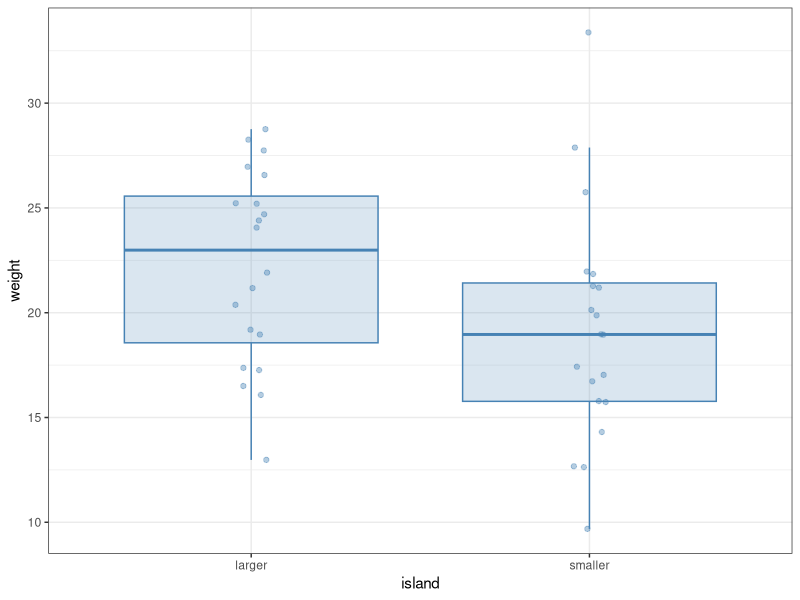
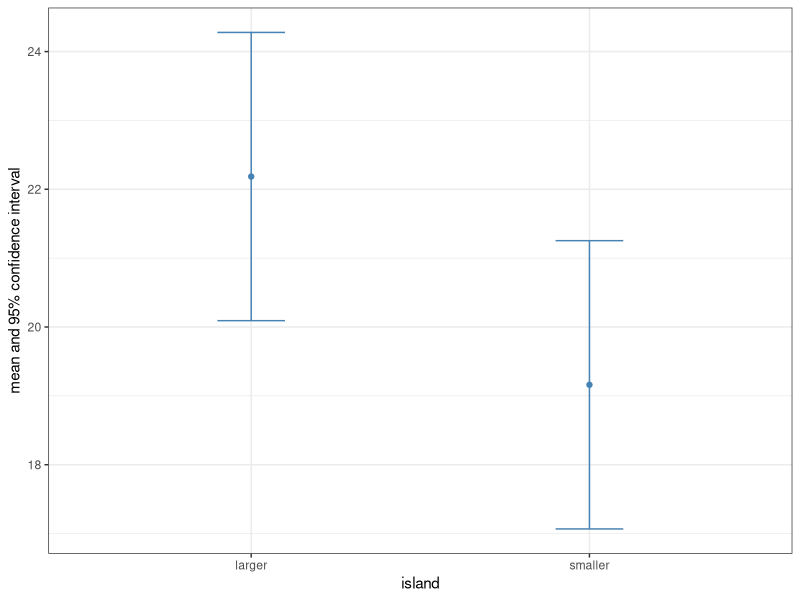
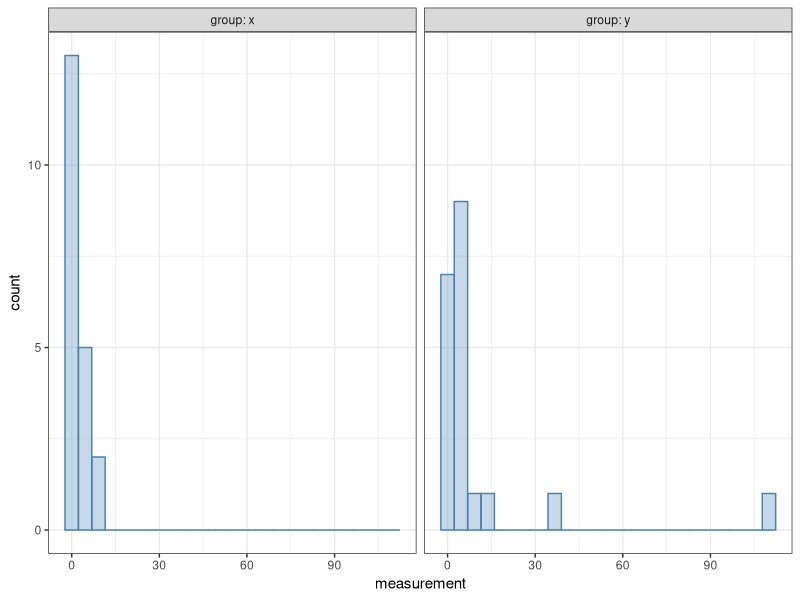

Write R code to recreate these figures, in order. (Note: this script raises an error after producing the figures.)
## ---- chunk 1
#| message: false
library(tidyverse)

bird <- read_csv("fictive_bird_example.csv")
print(bird, n = Inf)
## ---- chunk 2
ggplot(bird) +
  aes(x = island, y = weight) +
  geom_boxplot(colour = "steelblue", fill = "steelblue",
               alpha = 0.2, outlier.shape = NA) +
  geom_jitter(alpha = 0.4, width = 0.05, colour = "steelblue") +
  theme_bw()
## ---- chunk 3
bird |>
  group_by(island) |>
  summarise(mean = mean(weight), median = median(weight))
## ---- chunk 4
bird |>
  group_by(island) |>
  summarise(mean = mean(weight), # Means of the two groups
            sd = sd(weight), # Standard deviations
            N = n(), # Sample sizes
            SEM = sd / sqrt(N), # Standard errors of the means
            CI = qt(1 - 0.025, N - 1)) |> # Confidence intervals
  ungroup() |> # Ungroup the data (not necessary here, but a good habit)
  ggplot(aes(x = island, y = mean, ymin = mean - CI, ymax = mean + CI)) +
  geom_point(colour = "steelblue") +
  geom_errorbar(colour = "steelblue", width = 0.2) +
  ylab("mean and 95% confidence interval") +
  theme_bw()
## ---- chunk 5
wilcox.test(weight ~ island, data = bird)
## ---- chunk 6
wilcox.test(weight ~ island, data = bird, conf.int = TRUE)
## ---- chunk 7
wilcox.test(weight ~ island, data = bird, conf.int = TRUE, conf.level = 0.99)
## ---- chunk 8
t.test(weight ~ island, data = bird)
## ---- chunk 9
t.test(weight ~ island, data = bird, conf.level = 0.99)
## ---- chunk 10
#| message: false
example <- read_csv("t_wilcox_example.csv")

ggplot(example, aes(x = measurement)) +
  geom_histogram(bins = 25, alpha = 0.3,
                 colour = "steelblue", fill = "steelblue") +
  facet_wrap(~ group, labeller = label_both) +
  theme_bw()
## ---- chunk 11
t.test(measurement ~ group, data = example)
## ---- chunk 12
wilcox.test(measurement ~ group, data = example, conf.int = TRUE)
## ---- chunk 13
#| error: true
bird |>
  wilcox.test(weight ~ island, conf.int = TRUE)
## ---- chunk 14
bird |>
  wilcox.test(weight ~ island, data = _, conf.int = TRUE)
## ---- chunk 15
bird |>
  wilcox.test(weight ~ island, data = _, conf.int = TRUE)
## ---- chunk 16
bird %>%
  wilcox.test(weight ~ island, data = ., conf.int = TRUE)
